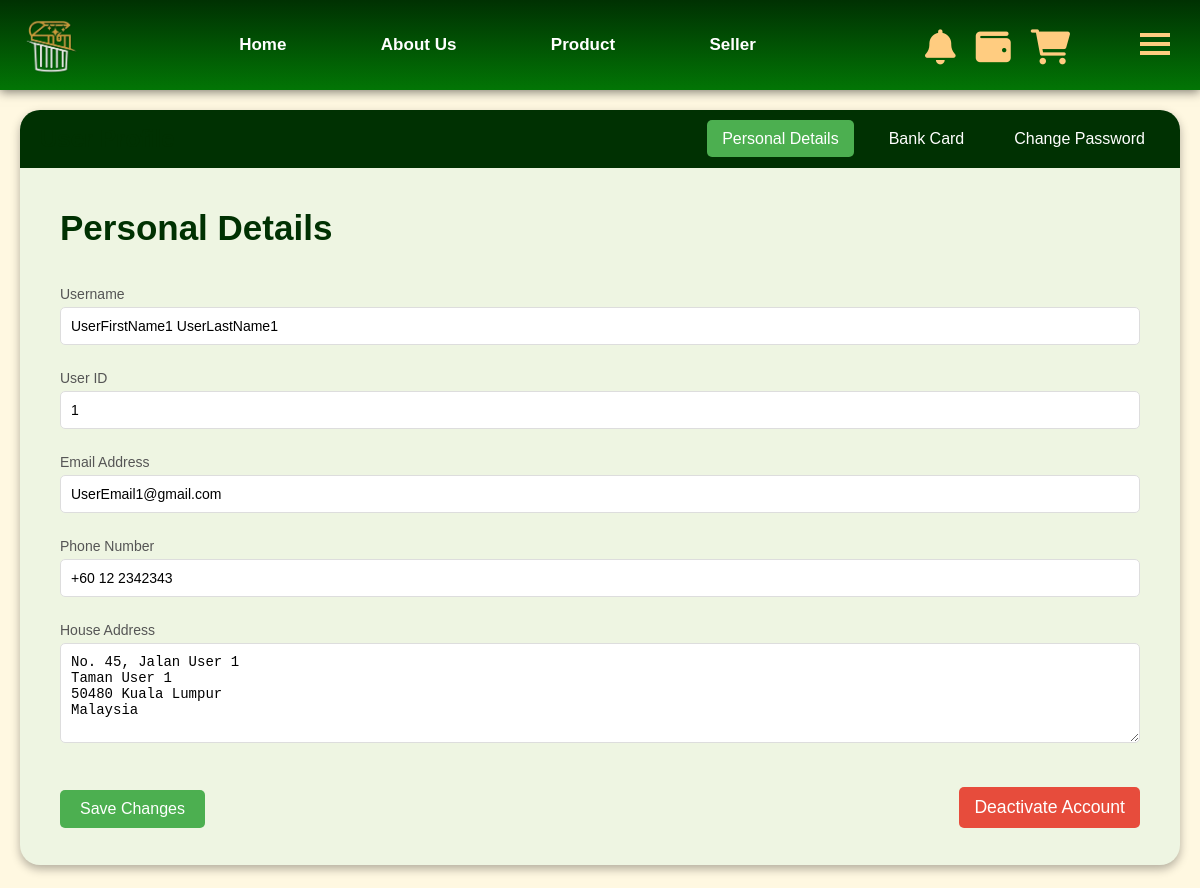
Screenshot of /user/ (signed in) with the database file from the repository.
### tables this page shows
CREATE TABLE user (
        pid INTEGER PRIMARY KEY AUTOINCREMENT,
        firstName TEXT NOT NULL,
        lastName TEXT NULL,
        email TEXT UNIQUE NOT NULL,
        password TEXT NOT NULL,
        isSeller INTEGER DEFAULT 0,
        haveBankCard INTEGER DEFAULT 0,
        phone_number TEXT,
        wallet DECIMAL(10, 2) DEFAULT 0.00,
        address TEXT
    );

### user_feature.py (the view)
@user_blueprint.route("/")
def user_page():
    buyer_id = session.get("buyer_id")
    if buyer_id:
        con = get_connect_db()
        cur = con.cursor()
        user = cur.execute("SELECT * FROM user WHERE pid = ?", (buyer_id,)).fetchone()
        return render_template("user_page.html", user=user)
    else:
        flash("Please log in to access the user account.", "danger")
        return redirect(url_for("login"))

### db.py (called while the page is built)
def get_connect_db():
    conn = sqlite3.connect(DATABASE_PATH)
    conn.row_factory = sqlite3.Row
    return conn

def get_unread_notification_count():
    user_id = session.get("buyer_id") or session.get("user_id")
    if not user_id:
        return 0
    con = get_connect_db()
    cur = con.cursor()
    unread_count = cur.execute("SELECT COUNT(*) FROM notification WHERE user_id = ? AND is_read = 0", (user_id,)).fetchone()[0]
    con.close()
    return unread_count

### web.py (called while the page is built)
@app.after_request
def add_header(response):
    response.headers["Cache-Control"] = "no-store, no-cache, must-revalidate, post-check=0, pre-check=0, max-age=0"
    response.headers["Pragma"] = "no-cache"
    response.headers["Expires"] = "0"
    return response

### templates/user_page.html (shortened to what this page needs)
{% extends "index.html" %}
{%block content%}
<link rel="stylesheet" href="../static/user.css">
  <div class="body-container">
    <div class="profile-container">
        <nav class="top-nav">
        <h2>User Profile</h2>
        <ul>
            <li><a href="#personal-details" class="active">Personal Details</a></li>
            <li><a href="#bank-card">Bank Card</a></li>
            <li><a href="#change-password">Change Password</a></li>
        </ul>
        </nav>
        <main class="main-content">
            <section id="personal-details" class="section active">
                <h2>Personal Details</h2><br>
                <form class="details-form" action="{{url_for("user.update_user_info")}}" method="post">
                    <div class="form-group">
                        <label for="username">Username</label>
                        <input type="text" id="username" value="{{user.firstName +" "+ user.lastName}}" readonly>
                    </div>
                    <div class="form-group">
                        <label for="user-id">User ID</label>
                        <input type="text" id="user-id" value="{{user.pid}}" readonly>
                    </div>
                    <div class="form-group">
                        <label for="email">Email Address</label>
                        <input type="email" id="email" value="{{user.email}}" readonly>
                    </div>
                    <div class="form-group">
                        <label for="phone">Phone Number</label>
                        <input type="tel" id="phone"  name="phone_number" value="{{user.phone_number}}">
                    </div>
                    <div class="form-group">
                        <label for="address">House Address</label>
                        <textarea id="address"  name="address" >{{user.address}}</textarea>
                    </div><br>
                    <button type="submit" class="submit-btn">Save Changes</button>
                    <button type="button" class="deactivate-btn" onclick="confirmDeactivateAccount()">Deactivate Account</button>
                </form>
            </section>
        </main>
    </div>
  </div>
{%endblock%}

### static/navi.css (style rules this page uses)
body { margin: 0; padding: 0; font-family: 'Franklin Gothic Medium', 'Arial Narrow', Arial, sans-serif; scroll-behavior: smooth; background-color: #fff8e1; }
html { scroll-behavior: smooth; }

### static/user.css (style rules this page uses)
* { margin: 0; padding: 0; box-sizing: border-box; }
body { background-color: #fff8e1; }
.body-container { padding: 0px 20px; }
.profile-container { display: flex; flex-direction: column; margin: 20px 0px; height: 85vh; background: #eef5e2; border-radius: 20px; box-shadow: 0 4px 10px rgba(0, 0, 0, 0.3); overflow: hidden; }
.top-nav { background: #003102; color: #fff; padding: 15px 20px; display: flex; justify-content: space-between; align-items: center; }
.top-nav h2 { font-size: 24px; margin: 0; }
.top-nav ul { list-style: none; display: flex; gap: 20px; }
.top-nav ul li { margin: 0; }
.top-nav ul li a { color: #fff; text-decoration: none; font-size: 16px; padding: 10px 15px; transition: background-color 0.3s, color 0.3s; border-radius: 5px; }
.top-nav ul li a.active, .top-nav ul li a:hover { background-color: #4CAF50; color: #fff; }
.main-content { flex: 1; padding: 40px; overflow-y: auto; }
.section { display: none; animation: fadeIn 0.5s ease; }
.section.active { display: block; animation: fadeIn 0.5s ease; }
h2 { font-size: 35px; margin-bottom: 20px; color: #003102; }
.form-group { margin-bottom: 25px; }
.form-group label { display: block; font-size: 14px; margin-bottom: 5px; color: #555; }
.form-group input, .form-group textarea { width: 100%; padding: 10px; border: 1px solid #ddd; border-radius: 5px; font-size: 14px; }
.form-group textarea { resize: vertical; height: 100px; }
.submit-btn { background: #4CAF50; color: #fff; border: none; padding: 10px 20px; border-radius: 5px; cursor: pointer; font-size: 16px; transition: background-color 0.3s ease, transform 0.3s ease; }
.deactivate-btn { background-color: #e74c3c; color: white; border: none; padding: 10px 15px; border-radius: 5px; cursor: pointer; font-size: 1.1em; margin-top: 20px; transition: background-color 0.3s ease, transform 0.3s ease; position: absolute; bottom: 0px; right: 0px; }
#personal-details { position: relative; }

### rows the page displays
user: firstName+lastName "UserFirstName1 UserLastName1", pid "1", email "UserEmail1@gmail.com", phone_number "+60 12 2342343", address "No. 45, Jalan User 1 Taman User 1 50480 Kuala Lumpur Malaysia"
